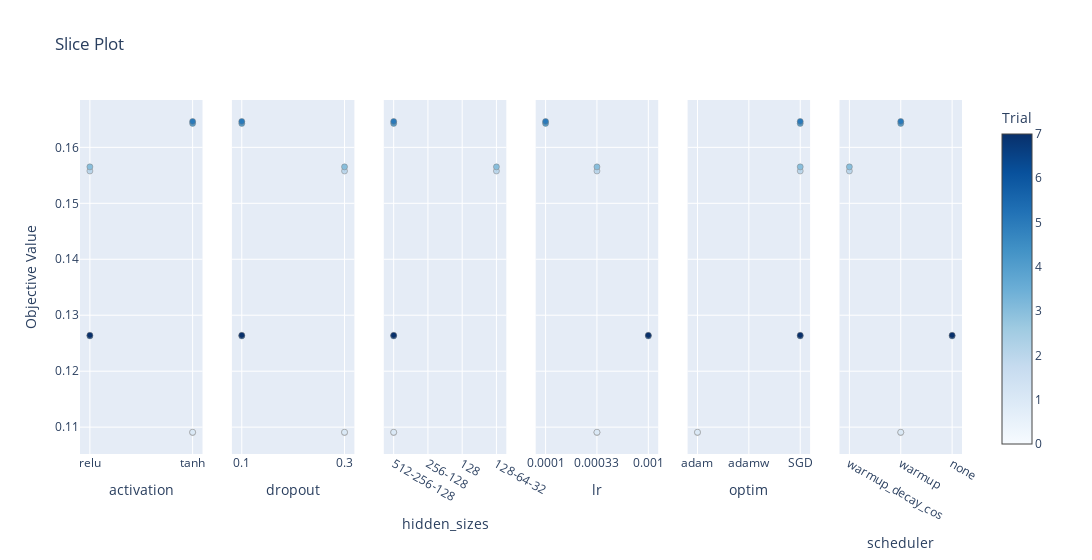

Notebook code for this chart:
### Code cell
fig = plot_slice(study)
fig.show()

### Figure 1 — Plotly figure (JSON) as saved in the notebook; plotly's stock layout.template omitted (floating-point values rounded to 4 significant figures)
{"data": [{"marker": {"color": [0, 1, 2, 3, 4, 5, 6, 7], "colorbar": {"title": {"text": "Trial"}, "x": 1, "xpad": 40}, "colorscale": [[0, "rgb(247,251,255)"], [0.125, "rgb(222,235,247)"], [0.25, "rgb(198,219,239)"], [0.375, "rgb(158,202,225)"], [0.5, "rgb(107,174,214)"], [0.625, "rgb(66,146,198)"], [0.75, "rgb(33,113,181)"], [0.875, "rgb(8,81,156)"], [1, "rgb(8,48,107)"]], "line": {"color": "Grey", "width": 0.5}, "showscale": true}, "mode": "markers", "name": "Feasible Trial", "showlegend": false, "type": "scatter", "x": ["tanh", "tanh", "relu", "relu", "tanh", "tanh", "relu", "relu"], "xaxis": "x", "y": [0.109, 0.1091, 0.1558, 0.1565, 0.1643, 0.1646, 0.1263, 0.1264], "yaxis": "y"}, {"marker": {"color": [0, 1, 2, 3, 4, 5, 6, 7], "colorbar": {"title": {"text": "Trial"}, "x": 1, "xpad": 40}, "colorscale": [[0, "rgb(247,251,255)"], [0.125, "rgb(222,235,247)"], [0.25, "rgb(198,219,239)"], [0.375, "rgb(158,202,225)"], [0.5, "rgb(107,174,214)"], [0.625, "rgb(66,146,198)"], [0.75, "rgb(33,113,181)"], [0.875, "rgb(8,81,156)"], [1, "rgb(8,48,107)"]], "line": {"color": "Grey", "width": 0.5}, "showscale": false}, "mode": "markers", "name": "Feasible Trial", "showlegend": false, "type": "scatter", "x": [0.3, 0.3, 0.3, 0.3, 0.1, 0.1, 0.1, 0.1], "xaxis": "x2", "y": [0.109, 0.1091, 0.1558, 0.1565, 0.1643, 0.1646, 0.1263, 0.1264], "yaxis": "y2"}, {"marker": {"color": [0, 1, 2, 3, 4, 5, 6, 7], "colorbar": {"title": {"text": "Trial"}, "x": 1, "xpad": 40}, "colorscale": [[0, "rgb(247,251,255)"], [0.125, "rgb(222,235,247)"], [0.25, "rgb(198,219,239)"], [0.375, "rgb(158,202,225)"], [0.5, "rgb(107,174,214)"], [0.625, "rgb(66,146,198)"], [0.75, "rgb(33,113,181)"], [0.875, "rgb(8,81,156)"], [1, "rgb(8,48,107)"]], "line": {"color": "Grey", "width": 0.5}, "showscale": false}, "mode": "markers", "name": "Feasible Trial", "showlegend": false, "type": "scatter", "x": ["512-256-128", "512-256-128", "128-64-32", "128-64-32", "512-256-128", "512-256-128", "512-256-128", "512-256-128"], "xaxis": "x3", "y": [0.109, 0.1091, 0.1558, 0.1565, 0.1643, 0.1646, 0.1263, 0.1264], "yaxis": "y3"}, {"marker": {"color": [0, 1, 2, 3, 4, 5, 6, 7], "colorbar": {"title": {"text": "Trial"}, "x": 1, "xpad": 40}, "colorscale": [[0, "rgb(247,251,255)"], [0.125, "rgb(222,235,247)"], [0.25, "rgb(198,219,239)"], [0.375, "rgb(158,202,225)"], [0.5, "rgb(107,174,214)"], [0.625, "rgb(66,146,198)"], [0.75, "rgb(33,113,181)"], [0.875, "rgb(8,81,156)"], [1, "rgb(8,48,107)"]], "line": {"color": "Grey", "width": 0.5}, "showscale": false}, "mode": "markers", "name": "Feasible Trial", "showlegend": false, "type": "scatter", "x": [0.00033, 0.00033, 0.00033, 0.00033, 0.0001, 0.0001, 0.001, 0.001], "xaxis": "x4", "y": [0.109, 0.1091, 0.1558, 0.1565, 0.1643, 0.1646, 0.1263, 0.1264], "yaxis": "y4"}, {"marker": {"color": [0, 1, 2, 3, 4, 5, 6, 7], "colorbar": {"title": {"text": "Trial"}, "x": 1, "xpad": 40}, "colorscale": [[0, "rgb(247,251,255)"], [0.125, "rgb(222,235,247)"], [0.25, "rgb(198,219,239)"], [0.375, "rgb(158,202,225)"], [0.5, "rgb(107,174,214)"], [0.625, "rgb(66,146,198)"], [0.75, "rgb(33,113,181)"], [0.875, "rgb(8,81,156)"], [1, "rgb(8,48,107)"]], "line": {"color": "Grey", "width": 0.5}, "showscale": false}, "mode": "markers", "name": "Feasible Trial", "showlegend": false, "type": "scatter", "x": ["adam", "adam", "SGD", "SGD", "SGD", "SGD", "SGD", "SGD"], "xaxis": "x5", "y": [0.109, 0.1091, 0.1558, 0.1565, 0.1643, 0.1646, 0.1263, 0.1264], "yaxis": "y5"}, {"marker": {"color": [0, 1, 2, 3, 4, 5, 6, 7], "colorbar": {"title": {"text": "Trial"}, "x": 1, "xpad": 40}, "colorscale": [[0, "rgb(247,251,255)"], [0.125, "rgb(222,235,247)"], [0.25, "rgb(198,219,239)"], [0.375, "rgb(158,202,225)"], [0.5, "rgb(107,174,214)"], [0.625, "rgb(66,146,198)"], [0.75, "rgb(33,113,181)"], [0.875, "rgb(8,81,156)"], [1, "rgb(8,48,107)"]], "line": {"color": "Grey", "width": 0.5}, "showscale": false}, "mode": "markers", "name": "Feasible Trial", "showlegend": false, "type": "scatter", "x": ["warmup", "warmup", "warmup_decay_cos", "warmup_decay_cos", "warmup", "warmup", "none", "none"], "xaxis": "x6", "y": [0.109, 0.1091, 0.1558, 0.1565, 0.1643, 0.1646, 0.1263, 0.1264], "yaxis": "y6"}], "layout": {"title": {"text": "Slice Plot"}, "width": 1800, "xaxis": {"anchor": "y", "categoryarray": ["relu", "tanh", "sigmoid"], "categoryorder": "array", "domain": [0, 0.1389], "title": {"text": "activation"}, "type": "category"}, "xaxis2": {"anchor": "y2", "categoryarray": [0, 0.1, 0.3], "categoryorder": "array", "domain": [0.1722, 0.3111], "title": {"text": "dropout"}, "type": "category"}, "xaxis3": {"anchor": "y3", "categoryarray": ["512-256-128", "256-128", "128", "128-64-32"], "categoryorder": "array", "domain": [0.3444, 0.4833], "title": {"text": "hidden_sizes"}, "type": "category"}, "xaxis4": {"anchor": "y4", "categoryarray": [0.0001, 0.00033, 0.001], "categoryorder": "array", "domain": [0.5167, 0.6556], "title": {"text": "lr"}, "type": "category"}, "xaxis5": {"anchor": "y5", "categoryarray": ["adam", "adamw", "SGD"], "categoryorder": "array", "domain": [0.6889, 0.8278], "title": {"text": "optim"}, "type": "category"}, "xaxis6": {"anchor": "y6", "categoryarray": ["warmup_decay_cos", "warmup", "none"], "categoryorder": "array", "domain": [0.8611, 1], "title": {"text": "scheduler"}, "type": "category"}, "yaxis": {"anchor": "x", "domain": [0, 1], "title": {"text": "Objective Value"}}, "yaxis2": {"anchor": "x2", "domain": [0, 1], "matches": "y", "showticklabels": false}, "yaxis3": {"anchor": "x3", "domain": [0, 1], "matches": "y", "showticklabels": false}, "yaxis4": {"anchor": "x4", "domain": [0, 1], "matches": "y", "showticklabels": false}, "yaxis5": {"anchor": "x5", "domain": [0, 1], "matches": "y", "showticklabels": false}, "yaxis6": {"anchor": "x6", "domain": [0, 1], "matches": "y", "showticklabels": false}}}
